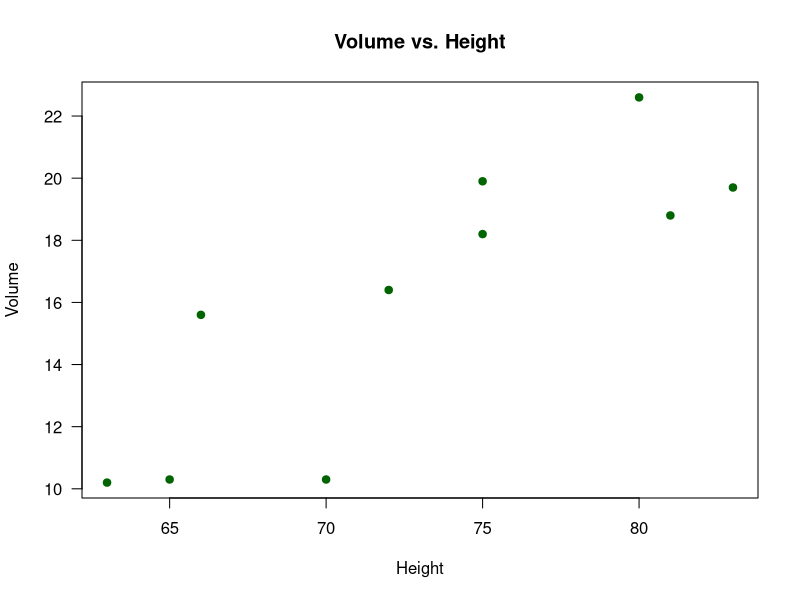
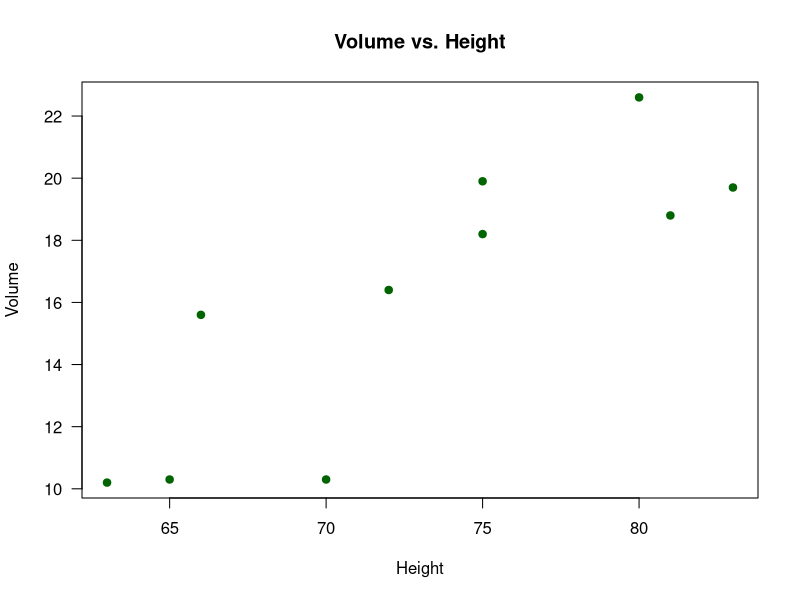
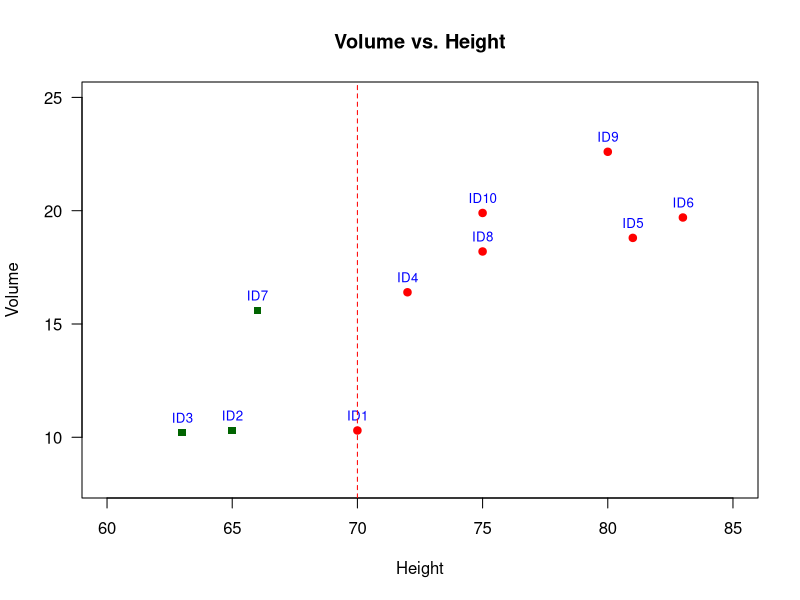
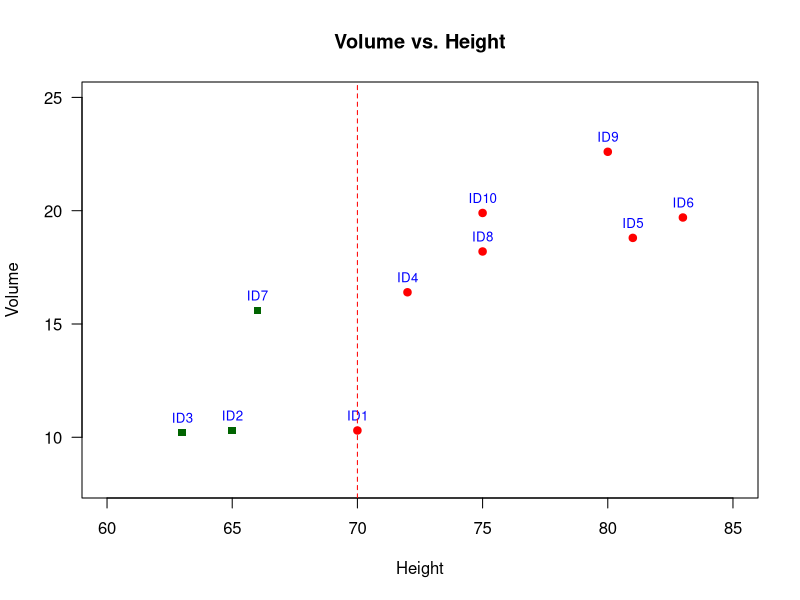
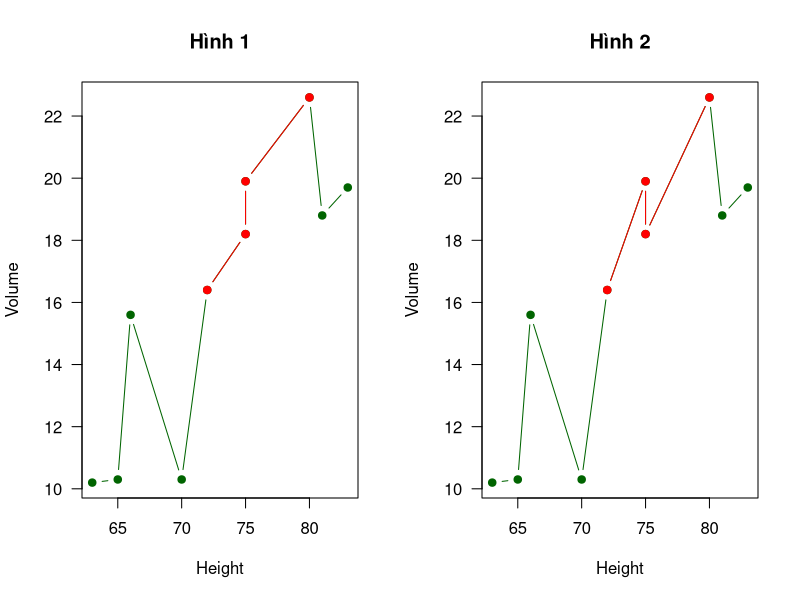
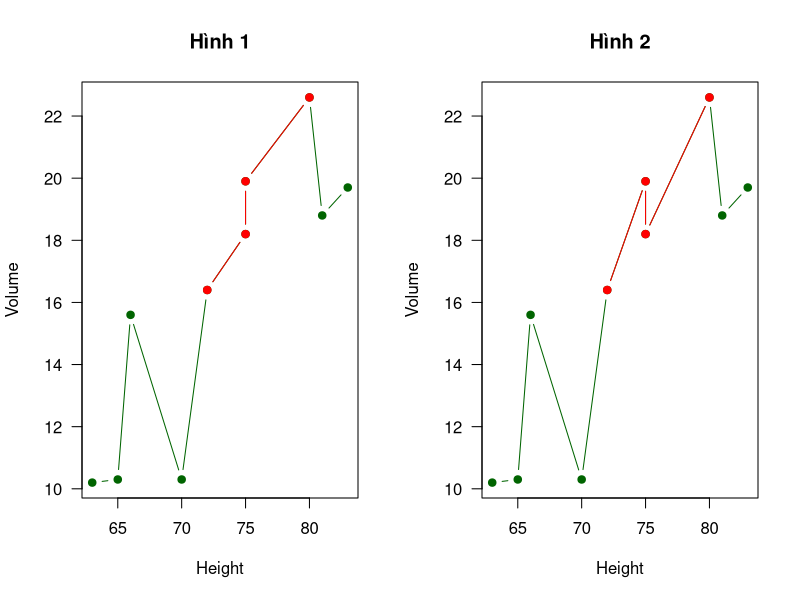
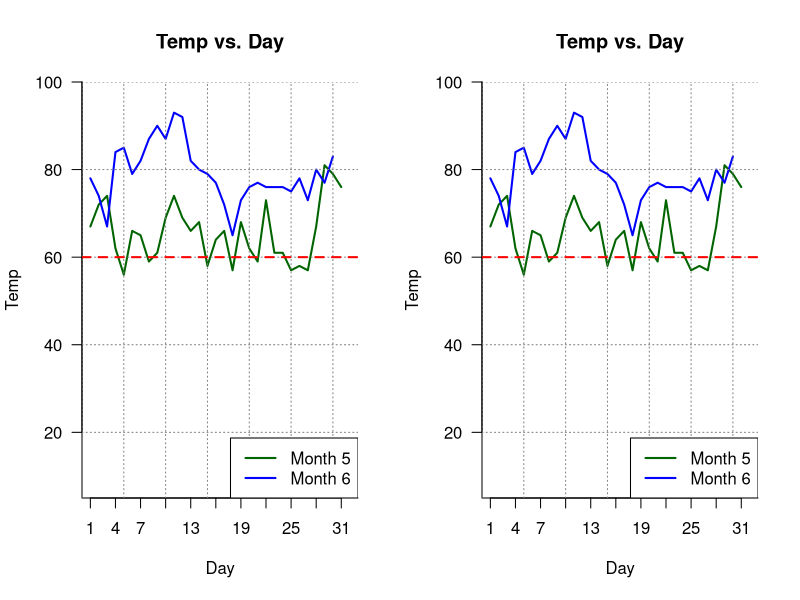

Generate these figures, in order, with R:
## ---- chunk 1
knitr::opts_chunk$set(message = FALSE,  
                      warning = FALSE)   
## ---- chunk 2
trees[1:10 , 2:3] -> df
df
## ---- chunk 3
plot(Volume ~ Height,
     data = df,
     pch = 19,
     col = "darkgreen",
     las = 1,
     main = "Volume vs. Height")
## ---- chunk 4
plot(Volume ~ Height,
     data = df,
     pch = 19,
     col = "darkgreen",
     las = 1,
     main = "Volume vs. Height")
## ---- chunk 5
df$ID <- paste0("ID", 1:10)
df
## ---- chunk 6
df$group <- ifelse(test = df$Height >= 70,
                   yes = "high",
                   no = "low")

df$group <- factor(df$group,
                   levels = c("low", "high"))

plot(Volume ~ Height,
     data = df,
     pch = c(15, 19)[df$group],
     col = c("darkgreen", "red")[df$group],
     las = 1,
     xlim = c(60, 85),
     ylim = c(8, 25),
     main = "Volume vs. Height")

text(x = df$Height,
     y = df$Volume,
     labels = df$ID,
     pos = 3,
     cex = 0.8,
     col = "blue")

abline(v = 70,
       lty = 2,
       col = "red")
## ---- chunk 7
df$group <- ifelse(test = df$Height >= 70,
                   yes = "high",
                   no = "low")

df$group <- factor(df$group,
                   levels = c("low", "high"))

df
## ---- chunk 8
plot(Volume ~ Height,
     data = df,
     pch = c(15, 19)[df$group],
     col = c("darkgreen", "red")[df$group],
     las = 1,
     xlim = c(60, 85),
     ylim = c(8, 25),
     main = "Volume vs. Height")

text(x = df$Height,
     y = df$Volume,
     labels = df$ID,
     pos = 3,
     cex = 0.8,
     col = "blue")

abline(v = 70,
       lty = 2,
       col = "red")
## ---- chunk 9
trees[1:10 , 2:3] -> df
df
## ---- chunk 10
library(dplyr)
df |> dplyr:::arrange(Height, Volume) -> df1

# df1

par(mfrow = c(1,2))

library(dplyr)
df |> dplyr:::arrange(Height, desc(Volume)) -> df2

# df2

plot(Volume ~ Height,
     type = "b",
     data = df1,
     pch = 19,
     col = "darkgreen",
     las = 1,
     main = "Hình 1")

points(Volume ~ Height,
     type = "b",
     data = df1[5:8, ],
     pch = 19,
     col = "red",
     las = 1,
     main = "Hình 1")

plot(Volume ~ Height,
     type = "b",
     data = df2,
     pch = 19,
     col = "darkgreen",
     las = 1,
     main = "Hình 2")

points(Volume ~ Height,
     type = "b",
     data = df2[5:8, ],
     pch = 19,
     col = "red",
     las = 1,
     main = "Hình 2")
## ---- chunk 11
library(dplyr)
df |> dplyr:::arrange(Height, Volume) -> df1

df1

par(mfrow = c(1,2))

library(dplyr)
df |> dplyr:::arrange(Height, desc(Volume)) -> df2

df2

plot(Volume ~ Height,
     type = "b",
     data = df1,
     pch = 19,
     col = "darkgreen",
     las = 1,
     main = "Hình 1")

points(Volume ~ Height,
     type = "b",
     data = df1[5:8, ],
     pch = 19,
     col = "red",
     las = 1,
     main = "Hình 1")

plot(Volume ~ Height,
     type = "b",
     data = df2,
     pch = 19,
     col = "darkgreen",
     las = 1,
     main = "Hình 2")

points(Volume ~ Height,
     type = "b",
     data = df2[5:8, ],
     pch = 19,
     col = "red",
     las = 1,
     main = "Hình 2")
## ---- chunk 12
df5 <- airquality[ , 4:6] |> subset(Month %in% c(5))
row.names(df5) <- NULL
df5

df6 <- airquality[ , 4:6] |> subset(Month %in% c(6))
row.names(df6) <- NULL
df6
## ---- chunk 13
plot(Temp ~ Day,
     type = "l",
     data = df5,
     pch = 19,
     col = "darkgreen",
     lwd = 2,
     las = 1,
     main = "Temp vs. Day",
     xlim = c(0, 33),
     ylim = c(5, 100),
     xaxs = "i",
     yaxs = "i",
     axes = F,
     bty = "l")


points(Temp ~ Day,
     type = "l",
     data = df6,
     pch = 19,
     lwd = 2,
     col = "blue")
     
     
axis(side = 1,
     at = seq(from = 1,
              to = 31,
              by = 3))

axis(side = 2,
     las = 2)

box(bty = "l")

grid(col = "gray50")

legend(x = "bottomright",
       y = NULL,
       legend = c("Month 5",
                  "Month 6"),
       col = c("darkgreen", "blue"),
       lwd = 2,
       lty = 1)

abline(h = 60,
       col = "red",
       lty = 2,
       lwd = 2)
## ---- chunk 14
plot(Temp ~ Day,
     type = "l",
     data = df5,
     pch = 19,
     col = "darkgreen",
     lwd = 2,
     las = 1,
     main = "Temp vs. Day",
     xlim = c(0, 33),
     ylim = c(5, 100),
     xaxs = "i",
     yaxs = "i",
     axes = F,
     bty = "l")


points(Temp ~ Day,
     type = "l",
     data = df6,
     pch = 19,
     lwd = 2,
     col = "blue")
     
     
axis(side = 1,
     at = seq(from = 1,
              to = 31,
              by = 3))

axis(side = 2,
     las = 2)

box(bty = "l")

grid(col = "gray50")

legend(x = "bottomright",
       y = NULL,
       legend = c("Month 5",
                  "Month 6"),
       col = c("darkgreen", "blue"),
       lwd = 2,
       lty = 1)

abline(h = 60,
       col = "red",
       lty = 2,
       lwd = 2)
## ---- chunk 15
